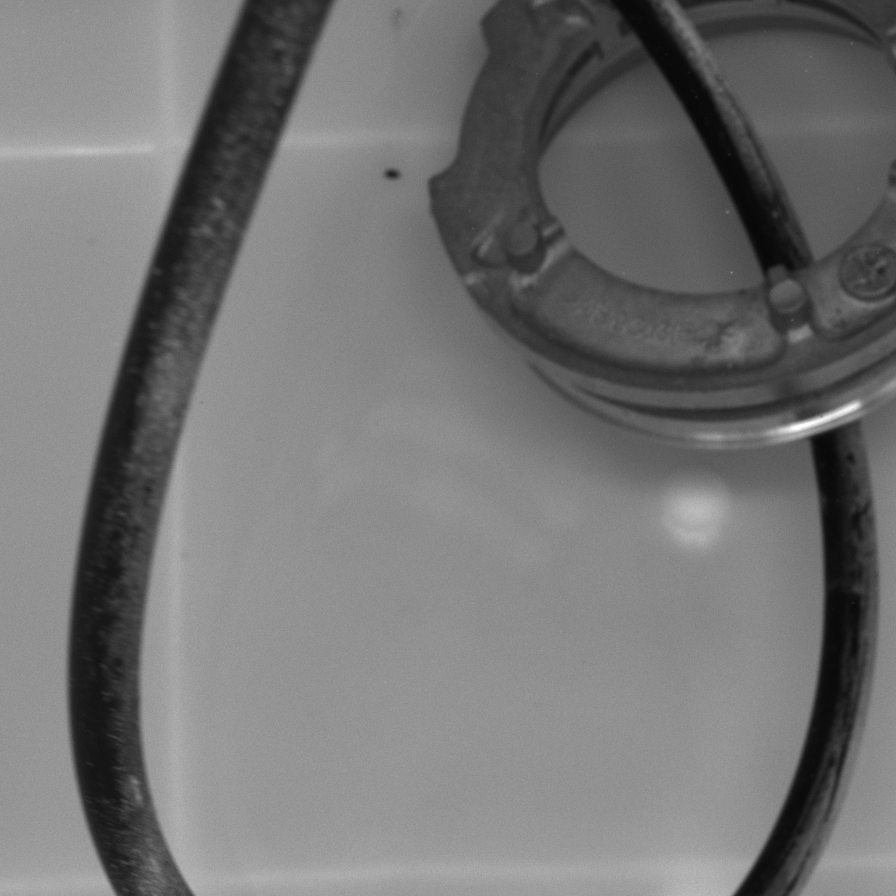
//> input picture opencv/basic/test1.bmp, 896 x 896 px
$ ./roi1   (built with g++ and OpenCV 4)
//> lines starting //> are read from the running program, lines starting //| are printed output that depends on the picture; after the words box and inside, x2 and y2 are one past the last pixel; in counts of white or black regions, pixels touching at a corner belong together
#include "opencv2/opencv.hpp"
#include <opencv2/highgui.hpp>
#include <opencv2/imgproc.hpp>

using namespace std;

int main(int argc, char **argv)
{

	cv::Mat m1(600,600,CV_8UC1);
	cv::Mat firstRow = m1.row(0);
	cv::Mat firstCol = m1.col(0);


	cv::Mat roi1 = m1(cv::Range(1,3), cv::Range(0,2));
	cv::Mat roi2 = m1(cv::Rect(1,0,3,2)); //Rectt四个形参分别是：x坐标，y坐标，长，高；注意(x,y)指的是矩形的左上角点

	cv::Mat m2(100,100,CV_8UC3);
	m2 = imread("test1.bmp", cv::IMREAD_COLOR);//imread后，初始化的图片大小会被改变,图片的大小以打开的图片为准
//> m2 is the input picture: 896 rows x 896 cols, CV_8UC3; min 7, max 255, mean 116
	if(!m2.data)
	{
		cout << "read image error" << endl;
		return -1;
	}

	cout << "m2.rows: " << m2.rows << "m2.cols: " << m2.cols << endl;
//| m2.rows: 896m2.cols: 896
	cv::rectangle(m2, cv::Rect(0,0,100,100), cv::Scalar(0,255,0), 2);
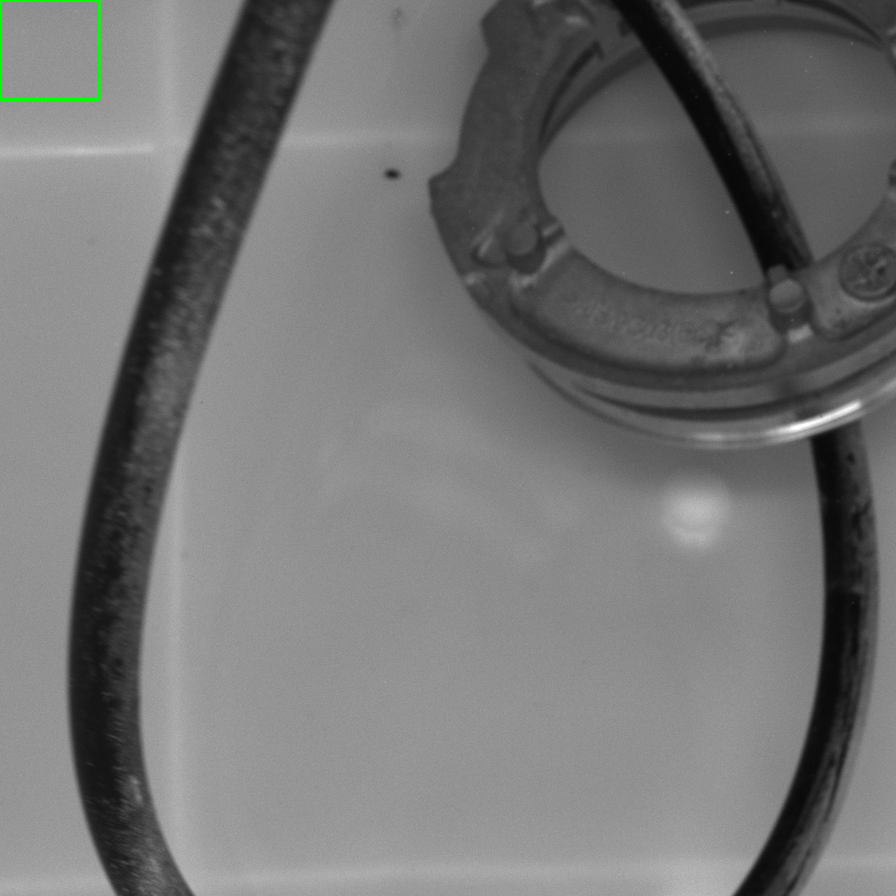
//> m2: 896 rows x 896 cols, CV_8UC3; 0.12% of pixels changed, all inside (x1, y1, x2, y2) = (0, 0, 101, 101)
	//cv::imshow("ROI", m2);

	cv::Mat m3 = m2(cv::Rect(0,0,200,200));
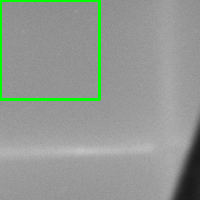
//> m3: 200 rows x 200 cols, CV_8UC3; mean B, G, R 146.9, 153.2, 146.9
	cv::imshow("img-m3", m3);

	cv::Mat m4(m2.rows, m2.cols, CV_8UC3);
	m2(cv::Rect(0,0,400,400)).copyTo(m4);//copyTo函数会改变原图片的大小,完成后新图片的大小取决于copy的尺寸
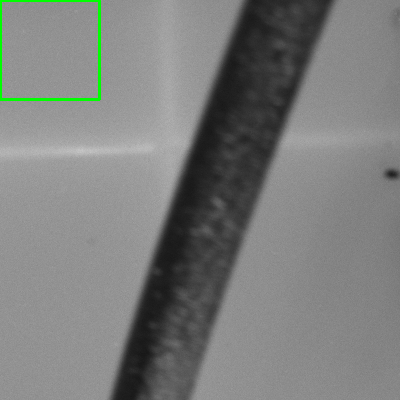
//> m4: 400 rows x 400 cols, CV_8UC3; mean B, G, R 124.2, 125.7, 124.2
	cv::imshow("img-m4", m4);


	cv::waitKey(0);

	return 0;
}
